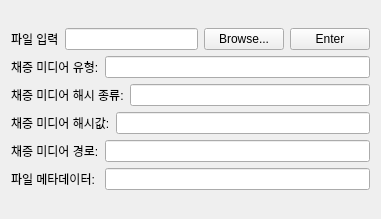
                            <widget class="QWidget" name="DE_Gather_Info_file__scrollAreaWidgetContents_1">
                             <property name="geometry">
                              <rect>
                               <x>0</x>
                               <y>-139</y>
                               <width>381</width>
                               <height>219</height>
                              </rect>
                             </property>
                             <layout class="QGridLayout" name="gridLayout_18">
                              <item row="1" column="0">
                               <layout class="QVBoxLayout" name="DE_Gather_Info_file__verticalLayout_1">
                                <item>
                                 <layout class="QHBoxLayout" name="DE_Gather_Info_file__filebrowse__horizontalLayout_1">
                                  <item>
                                   <widget class="QLabel" name="DE_Gather_Info_file__filebrowse__label_1">
                                    <property name="text">
                                     <string>파일 입력</string>
                                    </property>
                                   </widget>
                                  </item>
                                  <item>
                                   <widget class="QLineEdit" name="DE_Gather_Info_file__filebrowse__lineEdit_1"/>
                                  </item>
                                  <item>
                                   <widget class="QPushButton" name="DE_Gather_Info_file__filebrowse__browseButton_1">
                                    <property name="text">
                                     <string>Browse...</string>
                                    </property>
                                   </widget>
                                  </item>
                                  <item>
                                   <widget class="QPushButton" name="DE_Gather_Info_file__filebrowse__enterButton_1">
                                    <property name="text">
                                     <string>Enter</string>
                                    </property>
                                   </widget>
                                  </item>
                                 </layout>
                                </item>
                                <item>
                                 <layout class="QHBoxLayout" name="DE_Gather_Info_gather_media_type__horizontalLayout_1">
                                  <item>
                                   <widget class="QLabel" name="DE_Gather_Info_gather_media_type__label_1">
                                    <property name="text">
                                     <string>채증 미디어 유형:</string>
                                    </property>
                                   </widget>
                                  </item>
                                  <item>
                                   <widget class="QLineEdit" name="DE_Gather_Info_gather_media_type__lineEdit_1"/>
                                  </item>
                                 </layout>
                                </item>
                                <item>
                                 <layout class="QHBoxLayout" name="DE_Gather_Info_gather_hash_type__horizontalLayout_1">
                                  <item>
                                   <widget class="QLabel" name="DE_Gather_Info__gather_hash_type__label_1">
                                    <property name="text">
                                     <string>채증 미디어 해시 종류:</string>
                                    </property>
                                   </widget>
                                  </item>
                                  <item>
                                   <widget class="QLineEdit" name="DE_Gather_Info__gather_hash_type__lineEdit_1"/>
                                  </item>
                                 </layout>
                                </item>
                                <item>
                                 <layout class="QHBoxLayout" name="DE_Gather_Info_gather_hash__horizontalLayout_1">
                                  <item>
                                   <widget class="QLabel" name="DE_Gather_Info_gather_hash__label_1">
                                    <property name="text">
                                     <string>채증 미디어 해시값:</string>
                                    </property>
                                   </widget>
                                  </item>
                                  <item>
                                   <widget class="QLineEdit" name="DE_Gather_Info_gather_hash__lineEdit_1"/>
                                  </item>
                                 </layout>
                                </item>
                                <item>
                                 <layout class="QHBoxLayout" name="DE_Gather_Info_gather_path__horizontalLayout_1">
                                  <item>
                                   <widget class="QLabel" name="DE_Gather_Info_gather_path__label_1">
                                    <property name="text">
                                     <string>채증 미디어 경로:</string>
                                    </property>
                                   </widget>
                                  </item>
                                  <item>
                                   <widget class="QLineEdit" name="DE_Gather_Info_gather_path__lineEdit_1"/>
                                  </item>
                                 </layout>
                                </item>
                                <item>
                                 <layout class="QHBoxLayout" name="DE_Gather_Info_gather_metadata__horizontalLayout_1">
                                  <item>
                                   <widget class="QLabel" name="DE_Gather_Info_gather_metadata__label_1">
                                    <property name="text">
                                     <string>파일 메타데이터: </string>
                                    </property>
                                   </widget>
                                  </item>
                                  <item>
                                   <widget class="QLineEdit" name="DE_Gather_Info_gather_metadata__lineEdit_1"/>
                                  </item>
                                 </layout>
                                </item>
                               </layout>
                              </item>
                             </layout>
                            </widget>
